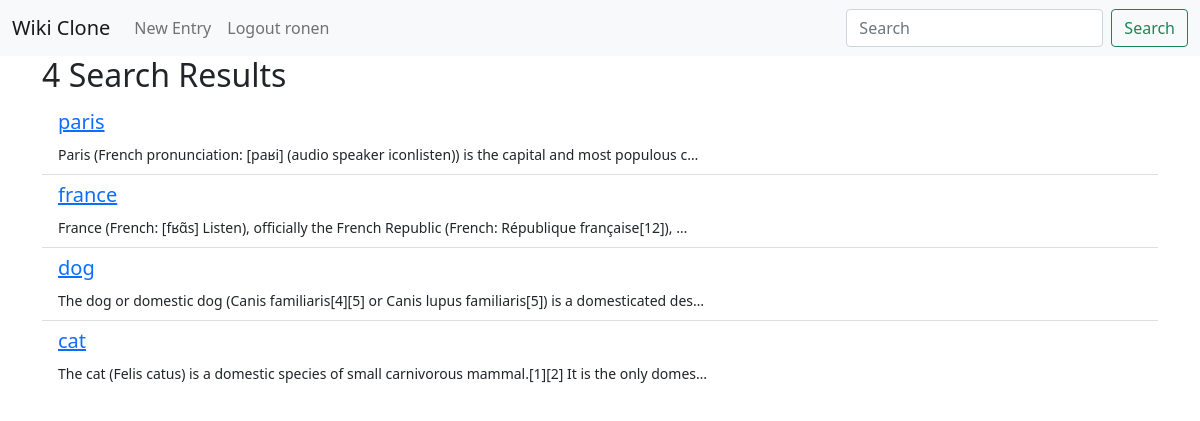
The app's page /search/ (signed in) with its own data.
### vikiclone/models.py (models this page shows, shortened)
class Entry(models.Model):
    name = models.CharField(max_length=200)
    imageUrl = models.CharField(max_length=500)
    body = models.TextField()
    category = models.ForeignKey(Category,on_delete=models.CASCADE)

### vikiclone/views.py (the view)
# urls.py: path('search/',views.search,name="search"),
def search(request):
    q =  request.GET['q'] if request.GET.get('q') != None else ''
    entries = Entry.objects.filter(
        Q(name__icontains=q)
    )
    return render(request,'vikiclone/search.html',{"entries":entries})

### vikiclone/templates/vikiclone/search.html
{% extends 'main.html' %} {% block content %}
<h2>{{entries.count}} Search Results</h2>
<ul class="list-group list-group-flush">
  {%for entry in entries %}
  <li class="list-group-item">
    <a href="#"><h5>{{entry.name}}</h5></a>
    <small>{{entry.body|truncatechars:100}}</small>
  </li>
  {% endfor %}
</ul>
{% endblock %}

### templates/nav.html (shortened to what this page needs)
<nav class="navbar navbar-expand-lg navbar-light bg-light">
  <div class="container-fluid">
    <a class="navbar-brand" href="{% url 'home' %}">Wiki Clone</a>
    <div class="collapse navbar-collapse" id="navbarSupportedContent">
      <ul class="navbar-nav me-auto mb-2 mb-lg-0">
        {% if request.user.is_authenticated %}
        <li class="nav-item">
          <a class="nav-link" aria-current="page" href="{% url 'add' %}"
            >New Entry</a
          >
        </li>
        <li class="nav-item">
          <a class="nav-link" aria-current="page" href="{% url 'logout' %}"
            >Logout {{request.user.username}}</a
          >
        </li>
        {% else %}
        <li class="nav-item">
          <a class="nav-link" aria-current="page" href="{% url 'login' %}"
            >Login</a
          >
        </li>
        {% endif %}
      </ul>
      <form class="d-flex" action="{% url 'search' %}" method="get">
        <input
          class="form-control me-2"
          type="search"
          placeholder="Search"
          name="q"
        />
        <input class="btn btn-outline-success" type="submit" value="Search" />
      </form>
    </div>
  </div>
</nav>

### records on screen
Entry: name "paris", body "Paris (French pronunciation: ​[paʁi] (audio speaker iconlisten)) is the capital and most populous c…"
Entry: name "france", body "France (French: [fʁɑ̃s] Listen), officially the French Republic (French: République française[12]), …"
Entry: name "dog", body "The dog or domestic dog (Canis familiaris[4][5] or Canis lupus familiaris[5]) is a domesticated des…"
Entry: name "cat", body "The cat (Felis catus) is a domestic species of small carnivorous mammal.[1][2] It is the only domes…"

### other values on screen
{{ request.user.username }} "ronen"
{{ entries.count }} "4"
